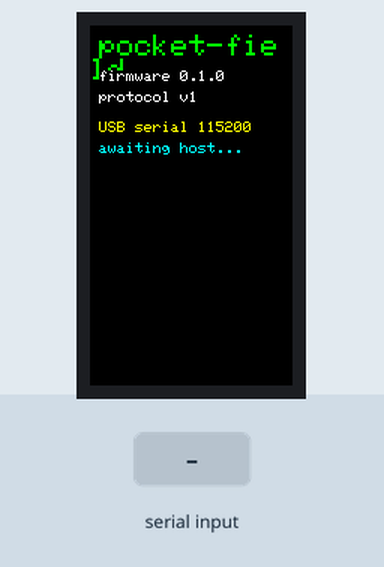
This program was run on a simulated ESP32-S3. Shown: 135×240 colour display. The test bench sets the inputs (shaded band). What the program prints to the serial monitor is not drawn.

Above: at 1.3 s.
1.4 s: "1\n" received over Serial
Timing chart, 0 to 4.4 s (numbered marks = the images above; inputs shaded):
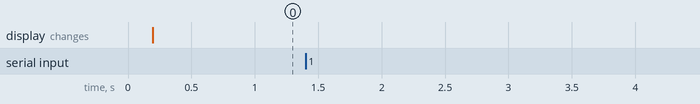

The program:

main.cpp
```cpp
// pocket-field firmware — Arduino entry point.
//
// Responsibilities:
//   1. Bring up M5Cardputer hardware (display, power, USB CDC serial).
//   2. Construct the SerialCli, register system.* command handlers.
//   3. Read line-terminated protocol v1 frames from Serial, dispatch
//      through the CLI, write responses back.
//
// Notes for the Cardputter ADV:
//   - M5Cardputer.begin() handles display + power init. The ADV keyboard
//     chip differs from the original; we don't use the M5 keyboard API in
//     Phase 1, so the ADV difference doesn't affect us here.
//   - USB CDC is the ESP32-S3's native USB — enumerates as /dev/ttyACM*.
//   - Feature module init (NFC, WiFi, etc.) lands in later phases.

#include <Arduino.h>
#include <M5Cardputer.h>

#include "commands/system_cmds.h"
#include "protocol.h"
#include "serial_cli.h"

static pocket_field::SerialCli g_cli;
static String g_line_buffer;

// Draw a simple boot screen on the Cardputter display.
static void draw_boot_screen() {
    auto& d = M5Cardputer.Display;
    d.setRotation(1);  // landscape, USB port on the left
    d.fillScreen(TFT_BLACK);
    d.setTextColor(TFT_GREEN, TFT_BLACK);
    d.setTextSize(2);
    d.setCursor(6, 6);
    d.print("pocket-field");

    d.setTextSize(1);
    d.setTextColor(TFT_WHITE, TFT_BLACK);
    d.setCursor(6, 30);
    d.printf("firmware %s", POCKET_FIELD_FW_VERSION);
    d.setCursor(6, 44);
    d.printf("protocol v%s", pocket_field::PROTOCOL_VERSION);

    d.setTextColor(TFT_YELLOW, TFT_BLACK);
    d.setCursor(6, 64);
    d.print("USB serial 115200");

    d.setTextColor(TFT_CYAN, TFT_BLACK);
    d.setCursor(6, 78);
    d.print("awaiting host...");
}

void setup() {
    // Configure M5Cardputer: enable display, skip the LED / speaker / SD
    // until a feature needs them. Serial is the ESP32-S3's native USB CDC.
    auto cfg = M5.config();
    M5Cardputer.begin(cfg, /*keyboard=*/false);

    Serial.begin(pocket_field::SERIAL_BAUD);
    // Brief wait for USB CDC to be ready. Don't block forever — the device
    // should still run without an attached host (we just won't talk to anyone).
    for (unsigned long start = millis(); !Serial && millis() - start < 2000;) {
        delay(10);
    }

    draw_boot_screen();
    pocket_field::commands::register_system_commands(g_cli);

    Serial.println("# pocket-field firmware boot");
    Serial.print("# protocol ");
    Serial.print(pocket_field::PROTOCOL_VERSION);
    Serial.print(" / firmware ");
    Serial.println(POCKET_FIELD_FW_VERSION);
    Serial.println("# ready");
}

void loop() {
    while (Serial.available() > 0) {
        const char c = static_cast<char>(Serial.read());
        if (c == pocket_field::LINE_TERMINATOR) {
            if (!g_line_buffer.isEmpty()) {
                std::string line(g_line_buffer.c_str());
                std::string response = g_cli.handle_line(line);
                Serial.println(response.c_str());
                g_line_buffer.clear();
            }
        } else if (c != '\r') {
            g_line_buffer += c;
            // Guard against pathologically long lines.
            if (g_line_buffer.length() > 512) {
                g_line_buffer.clear();
            }
        }
    }
    delay(1);
}
```

system_cmds.h
```cpp
// pocket-field firmware — system.* command handlers.
//
// system.version, system.help, system.status.

#pragma once

#include "../serial_cli.h"

namespace pocket_field::commands {

// Register all system.* handlers with the given SerialCli instance.
void register_system_commands(SerialCli& cli);

}  // namespace pocket_field::commands
```

protocol.h
```cpp
// pocket-field firmware — protocol v1 constants
//
// Wire format spec: docs/protocol-v1.md
// Keep this file in sync with the spec.

#pragma once

namespace pocket_field {

// Protocol version reported by system.version.
// Bump major for breaking wire-format changes.
constexpr const char* PROTOCOL_VERSION = "1";

// Line terminator for all frames.
constexpr char LINE_TERMINATOR = '\n';

// Serial baud rate.
constexpr unsigned long SERIAL_BAUD = 115200;

// Frame prefixes.
constexpr const char* FRAME_REQ    = "REQ";
constexpr const char* FRAME_OK     = "OK";
constexpr const char* FRAME_ERR    = "ERR";
constexpr const char* FRAME_STREAM = "STREAM";
constexpr const char* FRAME_END    = "END";

// Error codes — mirror docs/protocol-v1.md.
enum class Error : int {
    UNKNOWN_COMMAND            = 1,
    BAD_ARGUMENTS              = 2,
    NOT_IMPLEMENTED            = 3,
    HARDWARE_MISSING           = 10,
    HARDWARE_BUSY              = 11,
    HARDWARE_FAILURE           = 12,
    TIMEOUT                    = 20,
    PROTOCOL_VERSION_MISMATCH  = 30,
    NFC_NO_TAG                 = 42,
    NFC_UNSUPPORTED_TAG        = 43,
    NFC_READ_FAILURE           = 44,
    INTERNAL_ERROR             = 255,
};

}  // namespace pocket_field
```

serial_cli.h
```cpp
// pocket-field firmware — SerialCli
//
// Pure C++ parser + dispatcher for protocol v1 frames (docs/protocol-v1.md).
// No Arduino dependencies — the native test platform exercises this directly.
// main.cpp bridges Serial bytes ↔ handle_line().

#pragma once

#include <functional>
#include <map>
#include <string>

#include "protocol.h"

namespace pocket_field {

// Parsed REQ frame.
struct Request {
    int id = 0;
    std::string command;  // e.g. "system.version"
    std::string args;     // raw arg string, handler-parsed
};

// Handler return value. `ok=true` → OK frame; `ok=false` → ERR frame.
struct Response {
    int id = 0;
    bool ok = true;
    std::string body;        // JSON for OK, human message for ERR
    Error error_code = Error::INTERNAL_ERROR;  // only meaningful when ok=false
};

using CommandHandler = std::function<Response(const Request&)>;

class SerialCli {
public:
    // Register a handler for a command name. Overwrites any previous handler.
    void register_command(const std::string& name, CommandHandler handler);

    // Parse a full line (without trailing '\n') and return the response frame
    // ready to write out. Always returns a non-empty string.
    // If the line is malformed or the command is unknown, returns an ERR frame.
    std::string handle_line(const std::string& line);

    // Lower-level — exposed for testing.
    static bool parse_request(const std::string& line, Request& out);
    static std::string format_ok(int id, const std::string& json_body);
    static std::string format_err(int id, Error code, const std::string& message);

private:
    std::map<std::string, CommandHandler> commands_;
};

}  // namespace pocket_field
```

system_cmds.cpp
```cpp
// pocket-field firmware — system.* command handlers.
//
// Keep JSON generation hand-built for now; pulling ArduinoJson in a future phase
// when response complexity justifies the dependency.

#include "commands/system_cmds.h"

#include <sstream>

#ifndef POCKET_FIELD_NATIVE_TEST
  #include <Arduino.h>  // millis()
#endif

namespace pocket_field::commands {

namespace {

// Placeholder when native tests run without Arduino's millis().
unsigned long uptime_ms() {
#ifdef POCKET_FIELD_NATIVE_TEST
    return 0UL;
#else
    return ::millis();
#endif
}

// Placeholder — real battery ADC wiring lands in Phase 2+.
int battery_pct() {
    return -1;  // -1 signals "unknown / not wired"
}

Response on_version(const Request&) {
    std::ostringstream body;
    body << R"({"protocol":")" << PROTOCOL_VERSION
         << R"(","firmware":")" << POCKET_FIELD_FW_VERSION
         << R"(","hardware":"cardputter-adv"})";
    return Response{0, true, body.str(), Error::INTERNAL_ERROR};
}

Response on_help(const Request&) {
    // Hard-coded for v0.1. Phase 1+: build dynamically from the SerialCli registry.
    const char* body =
        R"({"commands":[)"
        R"({"name":"system.version","description":"firmware and protocol version"},)"
        R"({"name":"system.help","description":"list registered commands"},)"
        R"({"name":"system.status","description":"runtime device state"})"
        R"(]})";
    return Response{0, true, body, Error::INTERNAL_ERROR};
}

Response on_status(const Request&) {
    std::ostringstream body;
    body << R"({"uptime_ms":)" << uptime_ms()
         << R"(,"battery_pct":)" << battery_pct()
         << R"(,"peripherals":{"pn532":false}})";
    return Response{0, true, body.str(), Error::INTERNAL_ERROR};
}

}  // namespace

void register_system_commands(SerialCli& cli) {
    cli.register_command("system.version", on_version);
    cli.register_command("system.help", on_help);
    cli.register_command("system.status", on_status);
}

}  // namespace pocket_field::commands
```

serial_cli.cpp
```cpp
// pocket-field firmware — SerialCli implementation
//
// Pure C++, no Arduino dependencies.

#include "serial_cli.h"

#include <sstream>

namespace pocket_field {

void SerialCli::register_command(const std::string& name, CommandHandler handler) {
    commands_[name] = std::move(handler);
}

bool SerialCli::parse_request(const std::string& line, Request& out) {
    // Expected: "REQ <id> <command> [args...]"
    // At minimum: "REQ <id> <command>"
    std::istringstream iss(line);
    std::string prefix;
    if (!(iss >> prefix) || prefix != FRAME_REQ) {
        return false;
    }
    if (!(iss >> out.id) || out.id < 1 || out.id > 65535) {
        return false;
    }
    if (!(iss >> out.command) || out.command.empty()) {
        return false;
    }
    // Rest of the line (may be empty) is the args.
    std::getline(iss, out.args);
    // Trim one leading space if present (from the separator between command and args).
    if (!out.args.empty() && out.args.front() == ' ') {
        out.args.erase(0, 1);
    }
    return true;
}

std::string SerialCli::format_ok(int id, const std::string& json_body) {
    std::ostringstream oss;
    oss << FRAME_OK << ' ' << id << ' ' << json_body;
    return oss.str();
}

std::string SerialCli::format_err(int id, Error code, const std::string& message) {
    std::ostringstream oss;
    oss << FRAME_ERR << ' ' << id << ' ' << static_cast<int>(code) << ' ' << message;
    return oss.str();
}

std::string SerialCli::handle_line(const std::string& line) {
    Request req;
    if (!parse_request(line, req)) {
        return format_err(0, Error::BAD_ARGUMENTS, "malformed REQ frame");
    }

    auto it = commands_.find(req.command);
    if (it == commands_.end()) {
        return format_err(req.id, Error::UNKNOWN_COMMAND, "command not registered: " + req.command);
    }

    Response resp = it->second(req);
    resp.id = req.id;  // handler doesn't need to care; we stamp it here.

    if (resp.ok) {
        return format_ok(resp.id, resp.body);
    }
    return format_err(resp.id, resp.error_code, resp.body);
}

}  // namespace pocket_field
```

Measured:
- after the input at 1.4 s, every drawn part: stays the same
